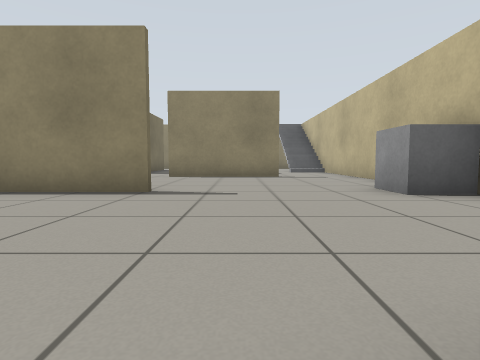
view 1 (above)

22 first-person views from a walk through a Gazebo world. The camera is 0.5 m above the floor, tilts 4° down and sees 80° across. The floor is counted in squares, 1 m on a side. Each view is taken from the middle of a square. On the plan, view 1 faces up. The plan holds only what a view shows up to about 9 squares ahead; the rest is blank.

view 2
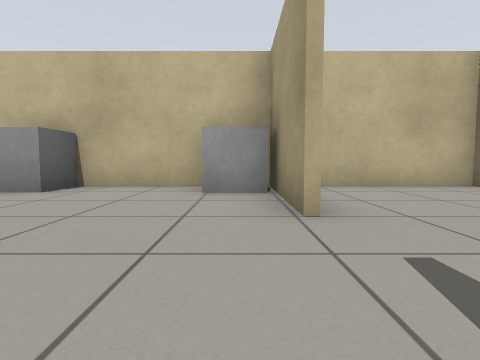

view 3
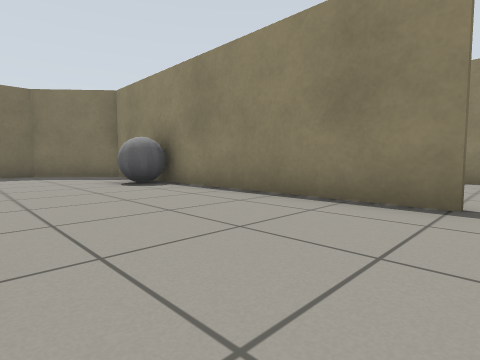

view 4
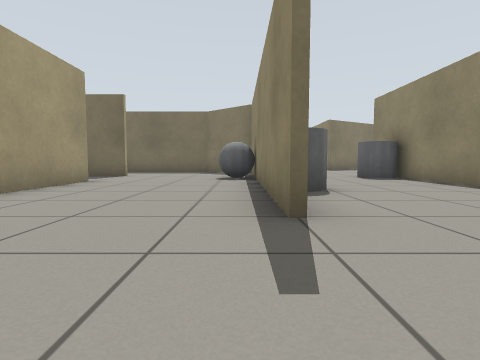

view 5
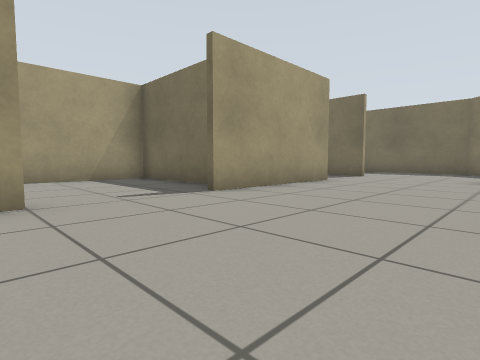

view 6
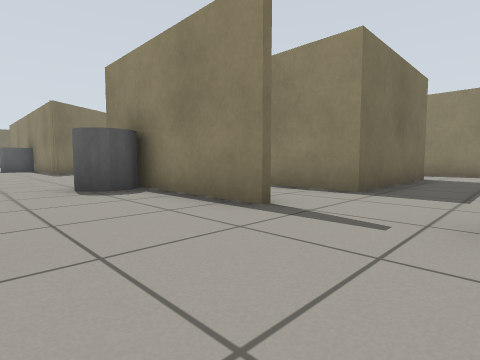

view 7
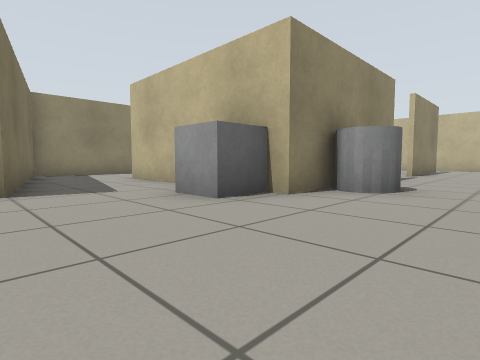

view 8
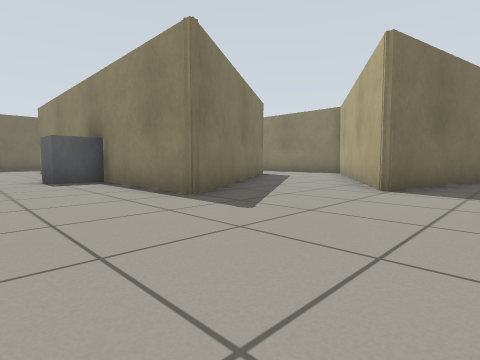

view 9
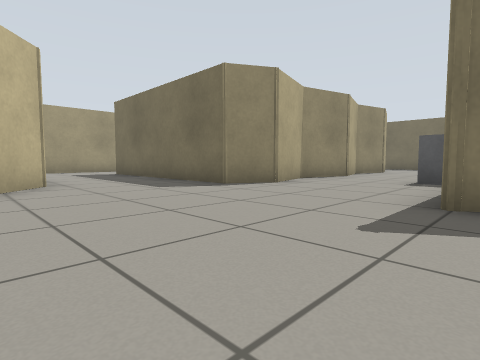

view 10
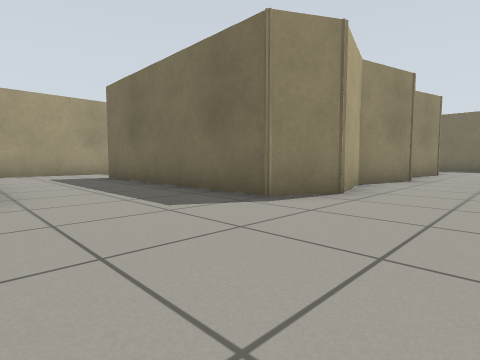

view 11
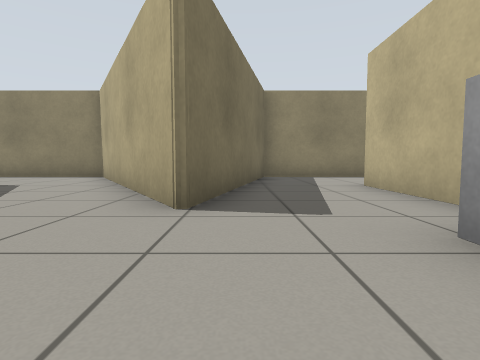

view 12
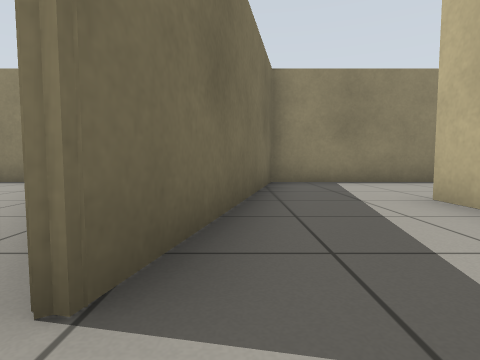

view 13
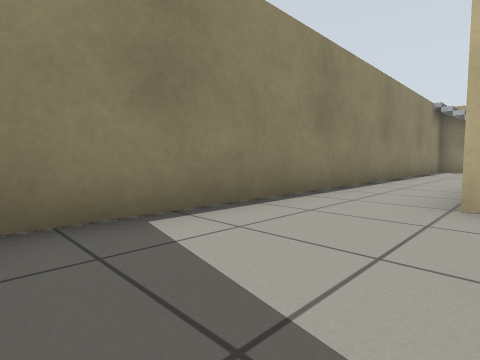

view 14
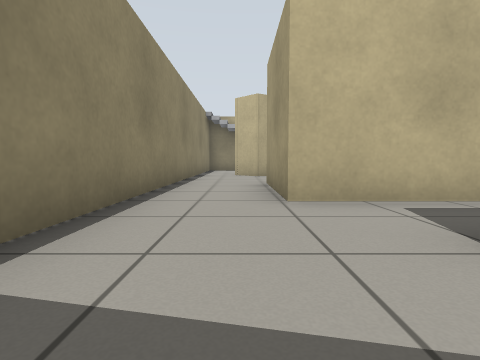

view 15
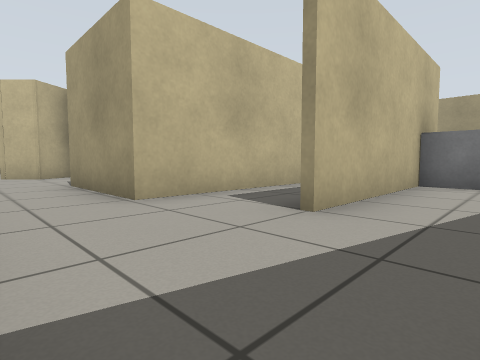

view 16
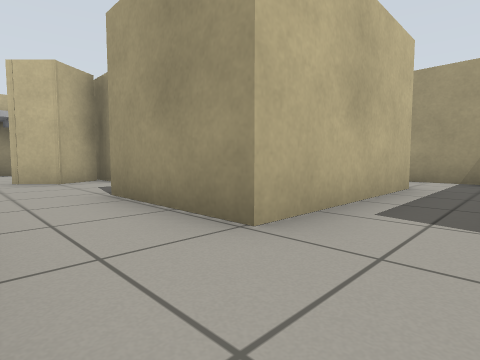

view 17
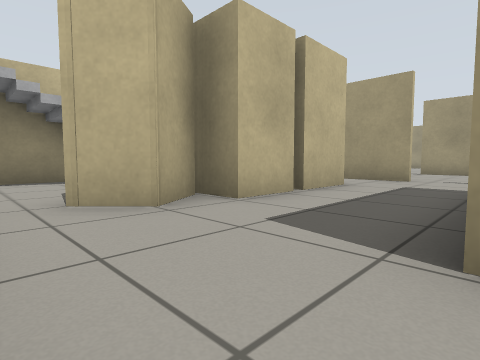

view 18
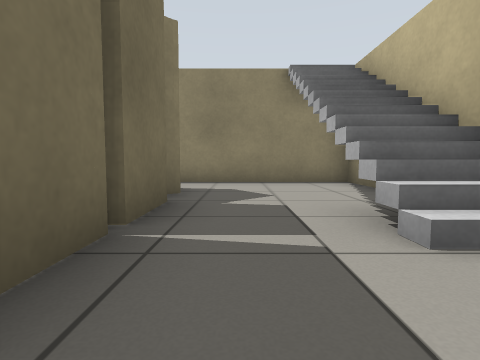

view 19
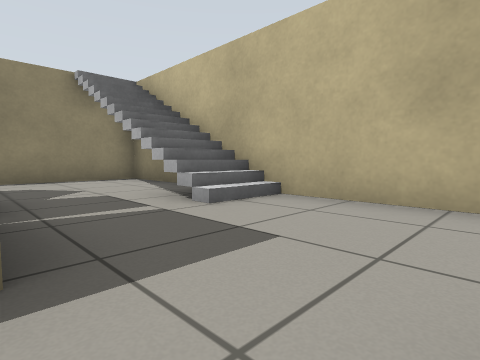

view 20
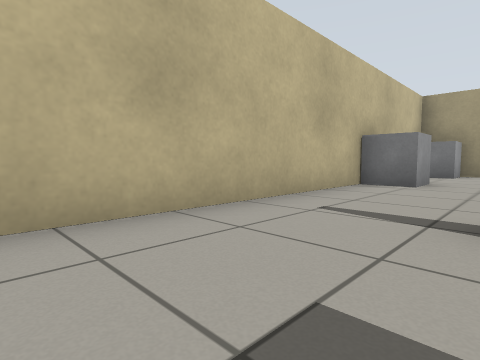

view 21
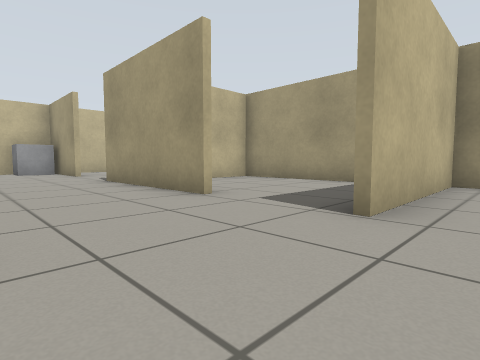

view 22
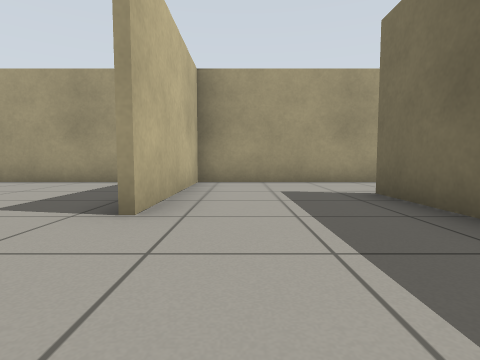

### Floor plan
Ten units are one square. View 1 is at (0, 0); x grows to the right and y downward. Boxes are objects, and circles mark ways between rooms. Rooms are numbered by the first view taken in them; rooms with no view inside come last. Other rooms are left out.
<svg viewBox="-224 -170 264 210">
<path fill="none" stroke="#000" d="M-27 5 -27 35M-30 34 0 34M34 35 34 5M-66 -86 -60 -86M-86 -84 -86 -136M-90 -45 -85 -45M-40 -84 -66 -84M-66 -104 -66 -144 -38 -144 -38 -104 -56 -104M-21 -86 -5 -86M-112 -26 -104 -36M-14 -44 -95 -44 -110 -26 -110 -6M-14 -104 -14 -120M-57 -4 -19 -4M-14 -121 -14 -134M-144 -101 -134 -84 -165 -84M13 -84 -21 -84M-6 -135 -12 -145M5 -4 34 -4 34 -84M-16 -164 -103 -164 -116 -107 -122 -118M-184 -84 -205 -84M-188 -51 -169 -46 -151 -51 -141 -45 -141 12M-135 34 -115 34M-219 -50 -205 -46M1 -120 1 -110M-14 -134 1 -134 1 -121M-12 -145 -5 -152M34 -84 34 -164 -16 -164M-64 34 -30 34M-79 -5 -79 8M-28 35 -28 20M-115 34 -81 34 -81 -5M-110 -6 -110 14M-156 -120 -144 -101M-122 -118 -134 -137"/>
<rect x="-185" y="-85" width="20" height="10" fill="#bbb"><title>grey box</title></rect>
<rect x="-95" y="-105" width="10" height="20" fill="#bbb"><title>grey box</title></rect>
<rect x="-85" y="-85" width="20" height="10" fill="#bbb"><title>grey cylinder</title></rect>
<rect x="-75" y="-45" width="10" height="10" fill="#bbb"><title>grey ball</title></rect>
<rect x="-45" y="-55" width="10" height="10" fill="#bbb"><title>grey cylinder</title></rect>
<rect x="25" y="-15" width="10" height="10" fill="#bbb"><title>grey box</title></rect>
<rect x="25" y="-55" width="10" height="20" fill="#bbb"><title>grey box</title></rect>
<rect x="25" y="-165" width="10" height="10" fill="#bbb"><title>stairs</title></rect>
<circle cx="-5" cy="0" r="3" fill="#2a7"/>
<circle cx="-20" cy="-160" r="3" fill="#2a7"/>
<circle cx="-5" cy="-95" r="3" fill="#2a7"/>
<circle cx="25" cy="-80" r="3" fill="#2a7"/>
<circle cx="-65" cy="0" r="3" fill="#2a7"/>
<circle cx="-110" cy="25" r="3" fill="#2a7"/>
<circle cx="-95" cy="5" r="3" fill="#2a7"/>
<circle cx="-130" cy="-110" r="3" fill="#2a7"/>
<text x="0" y="20">1</text>
<text x="-70" y="-70">2</text>
<text x="20" y="-130">3</text>
<text x="-60" y="20">4</text>
<text x="-100" y="20">5</text>
<text x="-140" y="-120">6</text>
</svg>
Room 1 opens to room 2. Room 2 opens to room 3. Room 2 opens to room 4. Room 2 opens to room 5. Room 2 opens to room 6.

Where each view was taken, in squares from view 1:
view 1: 0 up, 0 right, facing up
view 2: 1 up, 2 left, facing right
view 3: 1 up, 1 left, facing up-left
view 4: 4 up, 1 right, facing left
view 5: 4 up, 1 right, facing down-left
view 6: 6 up, 2 left, facing up-left
view 7: 6 up, 12 left, facing up-right
view 8: 6 up, 10 left, facing up-left
view 9: 9 up, 10 left, facing down-left
view 10: 7 up, 11 left, facing down-left
view 11: 8 up, 11 left, facing up
view 12: 10 up, 11 left, facing up
view 13: 14 up, 10 left, facing up-right
view 14: 15 up, 10 left, facing right
view 15: 16 up, 10 left, facing down-right
view 16: 16 up, 8 left, facing down-right
view 17: 16 up, 4 left, facing down-right
view 18: 10 up, 1 right, facing up
view 19: 9 up, 0 right, facing up-right
view 20: 11 up, 1 right, facing down-right
view 21: 3 up, 9 left, facing down-right
view 22: 3 up, 9 left, facing down
